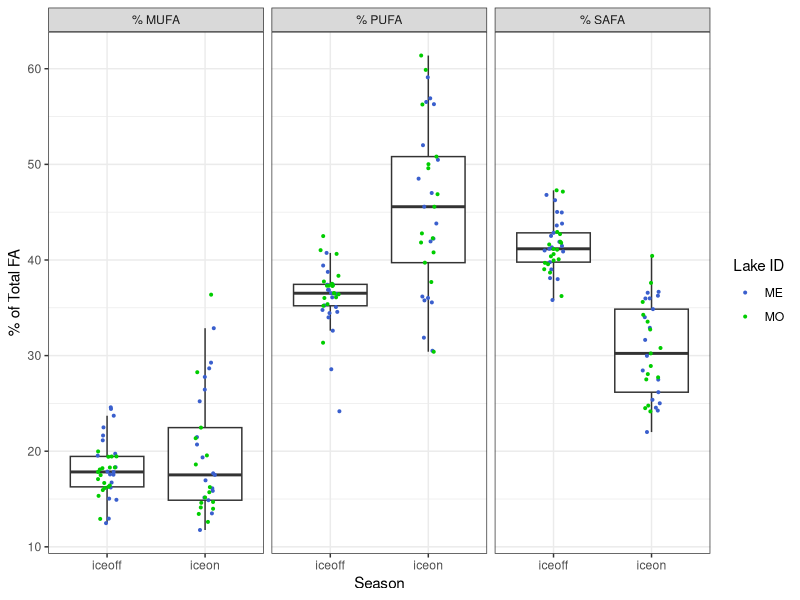
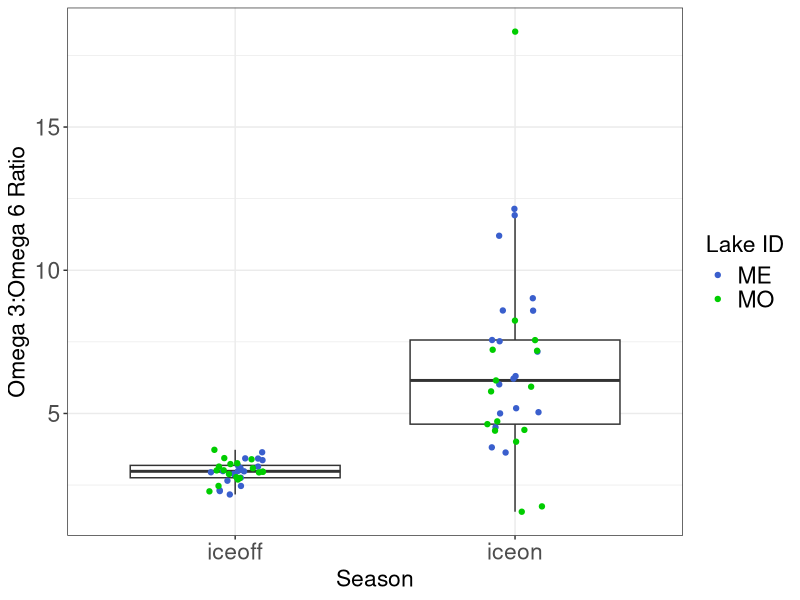
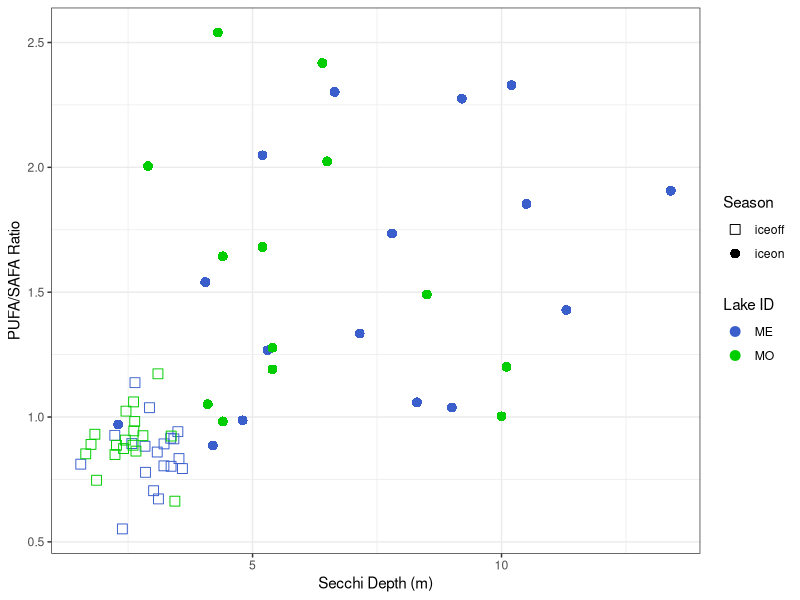

The R source for these figures, in order:
# ============================================================== #
## ========================= OVERVIEW ========================= ##
# ============================================================== #

# Looking at iceon/iceoff community FA profiles
# Only using Lakes Mendota and Monona from LTER,
# as they have equivalent iceon/iceoff paired data
# Using AG PLoS paper FA dataset, with some aggregation/crosswalking
# to match LTER data.

# ============================================================== #
## =================== DATA WRANGLING STEPS =================== ##
# ============================================================== #

# 1) LTER data - read in, format dates, keep only ME/MO
# 2) read in iceon/iceoff data (ecology letters paper)
# 3) tag LTER data with season, keep only iceon/iceoff
# 4) aggregate LTER samples to month (mean taxa biomass by lake/year/month)
# 5) identify genera <5% of any sample - remove these genera
# 6) calculate dry weight (20% of wet weight)
# 7) read in FA PLoS data - keep freshwater, proportion data
# --> 7.5) fix FA/LTER group/division matches (see crosswalk.xlsx)
# 8) aggregate FA to genus and division level profiles
# 9) aggregate biomass to genus level
# 10) tag LTER data with whether has matching division/Group or genus in FA data
# 11) merge LTER with FA data (genus, division, NA matches)
# 12) weight FA data by biomass dry weight / total biomass 
#     (genus-level FA, independent of biomass)
# 13) aggregated weighted to community level 



# ============================================================== #
## ====================== SCRIPT BEGINS ======================= ##
# ============================================================== #

#load packages
library(dplyr)
library(reshape2)
library(tidyr)
library(lubridate)
library(vegan)
library(RColorBrewer)
library(ggplot2)

# ============================================================================
# ----> read in LTER phyto data

#read in, format dates so can stack ok 

madison <- read.csv("../Data/ntl88_v7.csv", stringsAsFactors = FALSE) %>% 
  mutate(date = as.Date(sampledate, format = "%m/%d/%Y")) %>% 
  select(-sampledate)

#only madison lakes have matching iceon/iceoff data
lter_lakes <- madison %>% 
  filter(lakeid %in% c("MO", "ME"))

#keep only necessary files
lter_lakes <- lter_lakes %>% 
  mutate(month = month(date),
         year = year(date)) %>% 
  select(lakeid, year, month, date, sta, depth_range, 
         division, genus, taxa_name, biomass_conc)

#=============================================================================
# ----> read in under ice data, for ice on/off timing
seasons_orig <- read.csv("../Data/under_ice_data.csv", stringsAsFactors = FALSE)

#keep only wisconsin, cols of interest, make start and end full dates
seasons_wisc <- seasons_orig %>% 
  filter(lakeregloc == "Wisconsin") %>% 
  select(year, season, lakename, lakeregloc, 
         startday, startmonth, startyear, 
         endday, endmonth, endyear) %>% #, 
  #iceduration, periodn, photicdepth, 
  #icedepth, snowdepth, airtemp) %>% 
  mutate(startmonum = match(startmonth, month.abb),
         endmonum = match(endmonth, month.abb)) %>% 
  mutate(startdate = paste(startyear, startmonum, startday, sep = "-"),
         enddate = paste(endyear, endmonum, endday, sep = "-"))

#unique(seasons_wisc$lakename)
#unique(lter_lakes$lakeid) %>% sort()

#make lakeid to match
seasons_lakes <- seasons_wisc %>% 
  mutate(lakeid = ifelse(lakename == "Lake Mendota", "ME", NA),
         lakeid = ifelse(lakename == "Lake Monona", "MO", lakeid)) %>% 
  select(season, lakeid, year, startdate, enddate) %>% 
  filter(lakeid %in% c("ME", "MO"))

# Note: we are losing the 2014/2015/2016 data by using this to subset
# we may want to go back to raw LTER ice data to get 2014/2015/2016 iceon/iceoff dates

#=============================================================================
# ----> LTER ice duration data (for seasons)

#this gets the ice, but we don't have the summer stratified period
#(which is problematic...)

#read in LTER ice duration data
duration <- read.csv("../Data/ntl33_v4.csv", stringsAsFactors = FALSE)

#look like what we need
head(duration)

#keep only relevant info
duration_relevant <- duration %>%
  #only interested in Mendota, Monona
  filter(lakeid %in% c("ME", "MO")) %>% 
  #can narrow down year range
  filter(year4 >= 1990)

#not sure what to do about this

#=============================================================================
# ----> tag data with season

lter_dates_only <- lter_lakes %>% 
  select(lakeid, year, date) %>% 
  unique() %>% 
  rename(sample_year = year) %>% 
  arrange(lakeid, sample_year)

#make seasons wide format to can have column "start", "sample", and "end" dates
seasons_lakes_wide <- seasons_lakes %>% 
  melt(id.vars = c("lakeid", "year", "season"), variable.name = "category", value.name = "date") %>% 
  mutate(seasons_category = paste(season, category, sep = "_")) %>% 
  select(-season, -category) %>% 
  dcast(lakeid + year ~ seasons_category, value.var = "date") %>% 
  rename(winter_yr = year) %>% 
  select(lakeid, winter_yr, iceon_startdate, iceon_enddate, iceoff_startdate, iceoff_enddate)

#we're only interested in iceon/iceoff
#(looking at ice vs stratified patterns in FA)

lter_seasons_pre <- merge(lter_dates_only, seasons_lakes_wide,
                      by = c("lakeid"), all.x = TRUE) %>% 
  #tag seasons with iceon/iceoff (NA if not fall within start/end dates)
  mutate(season = ifelse(date >= iceon_startdate & date <= iceon_enddate, "iceon", NA),
         season = ifelse(date >= iceoff_startdate & date <= iceoff_enddate, "iceoff", season)) %>% 
  #keep only samples that fall within iceon or iceoff
  filter(!is.na(season))

#merge back to full lter data
lter_seasons <- lter_seasons_pre %>% 
  #group things by *winter* year
  select(lakeid, date, winter_yr, season) %>% 
  merge(lter_lakes, by = c("lakeid", "date")) %>% 
  select(-year)

#=============================================================================
# ----> aggregate samples to month

#aggregate to month within *winter* year and lake (ignore station and depth for now)
#since ignoring "other" seasons, shouldn't have issue of sample dates across seasons

#using mean since some dates have multiple samples per month, while others have one or none
#using averages to account for multiple within-month samples, make comparable

lter_month <- lter_seasons %>% 
  #monthly taxa mean biomass (across stations and depth)
  group_by(lakeid, winter_yr, season, month, division, genus, taxa_name) %>% 
  summarize(biomass_ww_m = mean(biomass_conc, na.rm = TRUE)) %>% 
  as.data.frame()

#check out number of years
# lter_month %>% 
#   select(lakeid, winter_yr, season) %>% 
#   group_by(lakeid, season) %>% 
#   summarize(n = n_distinct(winter_yr))


#========================================================================
# ----> identify <5% of samples

#identify contributors (genus-level) <5% of any sample any date (within lake)
#use wet weight (shouldn't matter)

#find contributions to biomass, in terms of %
lter_contribs <- lter_month %>% 
  #for each lake/year/month, find total biomass
  group_by(lakeid, winter_yr, month) %>% 
  mutate(total_bm = sum(biomass_ww_m)) %>% 
  ungroup() %>% 
  #for lake/date, find genus biomass
  group_by(lakeid, winter_yr, month, genus) %>% 
  mutate(genus_bm = sum(biomass_ww_m)) %>% 
  as.data.frame() %>% 
  select(-taxa_name, -biomass_ww_m) %>% 
  #find percent genus biomass of total biomass
  mutate(perc_genus_bm = genus_bm / total_bm * 100) %>% 
  ungroup()  

#find genera that are ever over 5% of a sample BY LAKE
lter_high_contrib <- lter_contribs %>% 
  filter(perc_genus_bm >= 0.05)

lter_high_contrib_genera <- lter_high_contrib %>% 
  select(lakeid, genus) %>% 
  unique() %>% 
  arrange(lakeid, genus) %>% 
  mutate(high_p = "present")

#find genera that are NOT ever over 5% of a sample
lter_low_contrib <- lter_contribs %>% 
  filter(perc_genus_bm < 0.05) 

lter_low_contrib_genera <- lter_low_contrib %>% 
  select(lakeid, genus) %>% 
  unique() %>% 
  arrange(lakeid, genus) %>% 
  mutate(low_p = "present")

#merge, keep ones that are present in low and not in high
#(i.e., those that are never >=5% of a sample)
lter_remove_5 <- merge(lter_high_contrib_genera, lter_low_contrib_genera,
                       by = c("lakeid", "genus"), all = TRUE) %>% 
  #these are ones that are never >=5% of a lake sample
  filter(low_p == "present" & is.na(high_p))


#========================================================================
# ----> LTER after removals of low contributors

#by lake/date - total genus biomass AFTER remove low contribs
lter_after_remove <- lter_month %>% 
  #remove low contributors by lake and genus
  filter( !((lakeid %in% lter_remove_5$lakeid) & (genus %in% lter_remove_5$genus)) ) 

#add a dry weight biomass column
lter_use <- lter_after_remove %>% 
  mutate(biomass_dw = 0.20 * biomass_ww_m)


#========================================================================
# ----> read in fatty acid profiles

# read in PLoS fatty acid dataset
fa <- read.csv("../Data/PLoS_supp/S1_Dataset.csv", stringsAsFactors = FALSE)

#only want freshwater
#fa %>% group_by(Salinity) %>% summarize(n = length(Salinity))
fa_fresh <- filter(fa, Salinity == 0)

#want only proportion data
fa_fresh_prop <- filter(fa_fresh, Data == "prop")

#for now, we don't care about the experimental info
fa_fresh_prop_small <- fa_fresh_prop %>% 
  select(Group, Class, Order, Genus, species,
         sumSAFA, sumMUFA, sumPUFA,
         c18.2w6, c18.3w6, c18.3w3,
         c18.4w3, c18.5w3, 
         c20.4w6, c20.5w3, c22.6w3)

#========================================================================
# ----> fix FA/LTER group/division matches

#existing matches: Chlorophyta, Cryptophyta, Rhodophyta

#make match at group/division level: 
#   Cyanobacteria (FA) = Cyanophyta (LTER)
#   Dinophyta (FA) = Pyrrhophyta (LTER)
#   Euglenozoa (FA) = Euglenophyta (LTER)

#match division to non-group
#   Chrysophyta (LTER) = class Chrysophyceae (FA)
#   Xanthophyta (LTER) = class Xanthophyceae (FA)
#   Haptophyta (LTER) = genus Chromulina (FA)
#   Bacillariophyta (LTER) = average of classes 
#                 Bacillariophyceae, Fragilariophyceae, Coscinodiscophyceae (FA)
#       [Bacillariophyta is multiple classes - for these 3 classes, find average FA profile]

fa_fix <- fa_fresh_prop_small %>% 
  #first, match at group level
  mutate(GroupDiv = ifelse(Group == "Cyanobacteria", "Cyanophyta", Group),
         GroupDiv = ifelse(Group == "Dinophyta", "Pyrrhophyta", GroupDiv),
         GroupDiv = ifelse(Group == "Euglenozoa", "Euglenophyta", GroupDiv),
         #match at single class level
         GroupDiv = ifelse(Class == "Chrysophyceae", "Chrysophyta", GroupDiv),
         GroupDiv = ifelse(Class == "Xanthophyceae", "Xanthophyta", GroupDiv),
         #match at genus level
         GroupDiv = ifelse(Genus == "Chromulina", "Haptophyta", GroupDiv),
         #Bacillariophyta is multiple classes
         GroupDiv = ifelse(Class %in% c("Bacillariophyceae", "Fragilariophyceae", "Coscinodiscophyceae"),
                           "Bacillariophyta", GroupDiv))

# fa_fix %>% select(Group, GroupDiv) %>% unique()
# fa_fix %>% filter(GroupDiv %in% c("Bacillariophyta", "Xanthophyta")) %>% select(Group, Class, GroupDiv) %>% unique()
# fa_fix %>% filter(GroupDiv == "Haptophyta") %>% select(Group, Class, Genus, GroupDiv) %>% unique()
# #yes, works as it should


#========================================================================
# ----> tag LTER data with whether matching genus/division in FA data

lter_fa_tag <- lter_use %>%
  #tag at which level it matches
  #not that groupdiv level is a combination of groups/classes/genus
  mutate(cat = ifelse(division %in% fa_fix$GroupDiv, "groupdiv", NA)) %>%
  mutate(cat = ifelse(genus %in% fa_fix$Genus, "genus", cat))

tags <- lter_fa_tag %>% select(division, genus, cat) %>% unique()

# unique(fa_fix$GroupDiv) %>% sort()
# unique(lter_use$division) %>% sort()


#========================================================================
# ----> find FA genus and division-level profiles

#within genus, what's the average FA profile
fa_genus <- fa_fix %>% 
  group_by(GroupDiv, Genus) %>% 
  summarize(gen_avg_sumSAFA = mean(sumSAFA),
            gen_avg_sumMUFA = mean(sumMUFA),
            gen_avg_sumPUFA = mean(sumPUFA),
            gen_avg_c18.2w6 = mean(c18.2w6),
            gen_avg_c18.3w6 = mean(c18.3w6),
            gen_avg_c18.3w3 = mean(c18.3w3),
            gen_avg_c18.4w3 = mean(c18.4w3),
            gen_avg_c18.5w3 = mean(c18.5w3),
            gen_avg_c20.4w6 = mean(c20.4w6),
            gen_avg_c20.5w3 = mean(c20.5w3),
            gen_avg_c22.6w3 = mean(c22.6w3)) %>% 
  as.data.frame()

#within group/div (FA/LTER fixed croswalk), what's the average FA profile
fa_groupdiv <- fa_fix %>% 
  group_by(GroupDiv) %>% 
  summarize(grpdiv_avg_sumSAFA = mean(sumSAFA),
            grpdiv_avg_sumMUFA = mean(sumMUFA),
            grpdiv_avg_sumPUFA = mean(sumPUFA),
            grpdiv_avg_c18.2w6 = mean(c18.2w6),
            grpdiv_avg_c18.3w6 = mean(c18.3w6),
            grpdiv_avg_c18.3w3 = mean(c18.3w3),
            grpdiv_avg_c18.4w3 = mean(c18.4w3),
            grpdiv_avg_c18.5w3 = mean(c18.5w3),
            grpdiv_avg_c20.4w6 = mean(c20.4w6),
            grpdiv_avg_c20.5w3 = mean(c20.5w3),
            grpdiv_avg_c22.6w3 = mean(c22.6w3)) %>% 
  as.data.frame()


#========================================================================
# ----> aggregate biomass to GENUS
# when missing genus, stick with GENUS biomass but sub in DIVISION fatty acid profile

#aggregate biomass to genus
lter_level_bm <- lter_use %>% 
  group_by(lakeid, winter_yr, season, month, division, genus) %>% 
  summarize(bm_ww_g = sum(biomass_ww_m, na.rm = TRUE),
         bm_drw_g = sum(biomass_dw, na.rm = TRUE)) %>% 
  as.data.frame() 

#merge with tag info
lter_level_bm_tag <- merge(lter_level_bm, tags, by = c("division", "genus"), all = TRUE)

# lter_level_bm_tag %>%
#   select(division, genus, cat) %>%
#   unique() %>%
#   group_by(cat) %>%
#   summarize(n = length(cat)) %>%
#   as.data.frame()

#        cat  n
# 1    genus 35
# 2 groupdiv 95
# 3     <NA>  1

#========================================================================
# ----> merge with FA profiles

# --> genus level FA - matches genus-level biomass
# merges GENUS level biomass with GENUS level FA profiles
tags_fa_genus <- lter_level_bm_tag %>% 
  #only looking at genus-level matches
  filter(cat == "genus") %>% 
  #rename for downstream stacking
  rename(biomass_wet_weight = bm_ww_g,
         biomass_dry_weight = bm_drw_g) %>% 
  #merge with FA genus level data
  merge(fa_genus,  
        by.x = "genus", by.y = "Genus",
        all.x = TRUE) %>% 
  #organize columns
  select(GroupDiv, genus, cat, lakeid, winter_yr, month, season,
         biomass_wet_weight, biomass_dry_weight,
         gen_avg_sumSAFA,
         gen_avg_sumMUFA,
         gen_avg_sumPUFA,
         gen_avg_c18.2w6,
         gen_avg_c18.3w6,
         gen_avg_c18.3w3,
         gen_avg_c18.4w3,
         gen_avg_c18.5w3,
         gen_avg_c20.4w6,
         gen_avg_c20.5w3,
         gen_avg_c22.6w3)

#remove labels in headers
names(tags_fa_genus) <- gsub("gen_avg_", "", names(tags_fa_genus))

# --> division level FA - matches division level biomass
# merges GENUS level biomass with DIVISION level FA profiles
# (missing genera in FA get division level FA)
tags_fa_groupdiv <- lter_level_bm_tag %>% 
  #keep only those matching at groupdiv level
  filter(cat == "groupdiv") %>% 
  #rename for downstream stacking
  rename(biomass_wet_weight = bm_ww_g,
         biomass_dry_weight = bm_drw_g) %>% 
  #merge with FA division/group level data
  #merge with FA genus level data
  merge(fa_groupdiv,  
        by.x = "division", by.y = "GroupDiv",
        all.x = TRUE) %>% 
  rename(GroupDiv = division) %>% 
  #organize columns
  select(GroupDiv, genus, cat, lakeid, winter_yr, month, season,
         biomass_wet_weight, biomass_dry_weight,
         grpdiv_avg_sumSAFA,
         grpdiv_avg_sumMUFA,
         grpdiv_avg_sumPUFA,
         grpdiv_avg_c18.2w6,
         grpdiv_avg_c18.3w6,
         grpdiv_avg_c18.3w3,
         grpdiv_avg_c18.4w3,
         grpdiv_avg_c18.5w3,
         grpdiv_avg_c20.4w6,
         grpdiv_avg_c20.5w3,
         grpdiv_avg_c22.6w3)

#remove labels in headers
names(tags_fa_groupdiv) <- gsub("grpdiv_avg_", "", names(tags_fa_groupdiv))

# --> does NOT have associated FA
#leaving biomass at genus level
tags_fa_NA <- lter_level_bm_tag %>% 
  filter(is.na(cat)) %>% 
  rename(biomass_wet_weight = bm_ww_g,
         biomass_dry_weight = bm_drw_g) %>% 
  rename(GroupDiv = division) %>% 
  select(GroupDiv, genus, cat, lakeid, winter_yr, month, season,
         biomass_wet_weight, biomass_dry_weight) %>% 
  #add NA columns
  mutate(          sumSAFA = NA,
                   sumMUFA = NA,
                   sumPUFA = NA,
                   c18.2w6 = NA,
                   c18.3w6 = NA,
                   c18.3w3 = NA,
                   c18.4w3 = NA,
                   c18.5w3 = NA,
                   c20.4w6 = NA,
                   c20.5w3 = NA,
                   c22.6w3 = NA)

# --> merge together
full_dat <- rbind(tags_fa_genus, tags_fa_groupdiv, tags_fa_NA)


#========================================================================
# ----> weight FA profiles by biomass

# Data == "prop" is FA % of dry weight
# so it's a fatty acid proportion of dry weight (of genus or division, by cat)

# What we want is "what are the average proportions of SAFA, MUFA, PUFA 
# present in the community, irrespective of total biomass?" 
# (i.e. we know there is higher biomass in summer - the Circus Circus buffet)
# SH: pretty sure that what we want then is:(biomass_dry_weight * sumSAFA)/total dry weight

full_dat_weighted <- full_dat %>% 
  #find total dry weight biomass for each *sample point*
  group_by(lakeid, winter_yr, season, month) %>% 
  mutate(sample_date_dry_weight_total = sum(biomass_dry_weight)) %>% 
  ungroup() %>% 
  #weight FA by biomass - per row (genus within sample date)
  #if FA is % dry weight, then FA * dry weight = biomass of that FA
  #here, sample_date_dry_weight_total is community-level biomass
  #FA props are genus-level
  mutate(sumSAFA_prop = (biomass_dry_weight * sumSAFA)/sample_date_dry_weight_total,
         sumMUFA_prop = (biomass_dry_weight * sumMUFA)/sample_date_dry_weight_total,
         sumPUFA_prop = (biomass_dry_weight * sumPUFA)/sample_date_dry_weight_total,
         c18.2w6_prop = (biomass_dry_weight * c18.2w6)/sample_date_dry_weight_total,
         c18.3w6_prop = (biomass_dry_weight * c18.3w6)/sample_date_dry_weight_total,
         c18.3w3_prop = (biomass_dry_weight * c18.3w3)/sample_date_dry_weight_total,
         c18.4w3_prop = (biomass_dry_weight * c18.4w3)/sample_date_dry_weight_total,
         c18.5w3_prop = (biomass_dry_weight * c18.5w3)/sample_date_dry_weight_total,
         c20.4w6_prop = (biomass_dry_weight * c20.4w6)/sample_date_dry_weight_total,
         c20.5w3_prop = (biomass_dry_weight * c20.5w3)/sample_date_dry_weight_total,
         c22.6w3_prop = (biomass_dry_weight * c22.6w3)/sample_date_dry_weight_total) %>% 
  as.data.frame()

#filter(full_dat_weighted, lakeid == "MO" & winter_yr == 2002 & month == 8)

#keep only columns of interest
full_dat_weighted_small <- full_dat_weighted %>% 
  select(GroupDiv, genus, cat, lakeid, winter_yr, month, season, 
         sumSAFA_prop, sumMUFA_prop, sumPUFA_prop,
         c18.2w6_prop, c18.3w6_prop, c18.3w3_prop,
         c18.4w3_prop, c18.5w3_prop,
         c20.4w6_prop, c20.5w3_prop, c22.6w3_prop)

#write to csv
write.csv(full_dat_weighted_small, "../Data/LTER_madison_FA_weighted_groupdiv.csv", row.names = FALSE)

#this is basically saying:
#for each time point, a genus has some proportion FAs
#we want to aggregate to community, then to season

#ADD UP all MUFA/PUFA/SAFA within a community
#to get community-level amount
#I have proved to myself using pen, paper, and basic algebra that this will work

full_dat_weighted_date_FA <- full_dat_weighted_small %>% 
  #get community-level FA props for each time point
  group_by(lakeid, winter_yr, month, season) %>% 
  summarize(MUFA_perc = sum(sumMUFA_prop, na.rm = TRUE),
            PUFA_perc = sum(sumPUFA_prop, na.rm = TRUE),
            SAFA_perc = sum(sumSAFA_prop, na.rm = TRUE),
            c18.2w6_perc = sum(c18.2w6_prop, na.rm = TRUE),
            c18.3w6_perc = sum(c18.3w6_prop, na.rm = TRUE),
            c18.3w3_perc = sum(c18.3w3_prop, na.rm = TRUE),
            c18.4w3_perc = sum(c18.4w3_prop, na.rm = TRUE),
            c18.5w3_perc = sum(c18.5w3_prop, na.rm = TRUE),
            c20.4w6_perc = sum(c20.4w6_prop, na.rm = TRUE),
            c20.5w3_perc = sum(c20.5w3_prop, na.rm = TRUE),
            c22.6w3_perc = sum(c22.6w3_prop, na.rm = TRUE)) %>% 
  as.data.frame()

# summary(full_dat_weighted_date_FA) 

# #now aggregate to season - find average MUFA/PUFA/SAFA profile for each season (all years, boths lakes)
# full_dat_weighted_date_FA %>% 
#   group_by(season) %>% 
#   summarize(MUFA_perc_avg = mean(MUFA_perc),
#             PUFA_perc_avg = mean(PUFA_perc),
#             SAFA_perc_avg = mean(SAFA_perc)) %>% 
#   as.data.frame()
# #doesn't quite add up to 100%, more like 95%, but not unexpected since on average

#aggregate to lake/month/year/season
full_dat_weighted_month_season_FA <- full_dat_weighted_date_FA %>% 
  #aggregate across months within season, find average FAs
  group_by(lakeid, winter_yr, season, month) %>% 
  summarize(MUFA_perc_avg = mean(MUFA_perc, na.rm = TRUE),
            PUFA_perc_avg = mean(PUFA_perc, na.rm = TRUE),
            SAFA_perc_avg = mean(SAFA_perc, na.rm = TRUE),
            c18.2w6_perc_avg = mean(c18.2w6_perc, na.rm = TRUE),
            c18.3w6_perc_avg = mean(c18.3w6_perc, na.rm = TRUE),
            c18.3w3_perc_avg = mean(c18.3w3_perc, na.rm = TRUE),
            c18.4w3_perc_avg = mean(c18.4w3_perc, na.rm = TRUE),
            c18.5w3_perc_avg = mean(c18.5w3_perc, na.rm = TRUE),
            c20.4w6_perc_avg = mean(c20.4w6_perc, na.rm = TRUE),
            c20.5w3_perc_avg = mean(c20.5w3_perc, na.rm = TRUE),
            c22.6w3_perc_avg = mean(c22.6w3_perc, na.rm = TRUE)) %>% 
  as.data.frame()

#aggregate to lake/year/season
full_dat_weighted_yr_season_FA <- full_dat_weighted_date_FA %>% 
  #aggregate across months within season, find average FAs
  group_by(lakeid, winter_yr, season) %>% 
  summarize(MUFA_perc_avg = mean(MUFA_perc, na.rm = TRUE),
            PUFA_perc_avg = mean(PUFA_perc, na.rm = TRUE),
            SAFA_perc_avg = mean(SAFA_perc, na.rm = TRUE),
            c18.2w6_perc_avg = mean(c18.2w6_perc, na.rm = TRUE),
            c18.3w6_perc_avg = mean(c18.3w6_perc, na.rm = TRUE),
            c18.3w3_perc_avg = mean(c18.3w3_perc, na.rm = TRUE),
            c18.4w3_perc_avg = mean(c18.4w3_perc, na.rm = TRUE),
            c18.5w3_perc_avg = mean(c18.5w3_perc, na.rm = TRUE),
            c20.4w6_perc_avg = mean(c20.4w6_perc, na.rm = TRUE),
            c20.5w3_perc_avg = mean(c20.5w3_perc, na.rm = TRUE),
            c22.6w3_perc_avg = mean(c22.6w3_perc, na.rm = TRUE)) %>% 
  as.data.frame()
#note: doesn't add up to quite 100% (working with averages)
#also, data only goes to 2013 (may need to adjust iceon/iceoff dates from raw LTER snow/ice data)

summary(full_dat_weighted_yr_season_FA)
#MUFA: 11-36
#PUFA: 24-61
#SAFA: 22-47

#write to csv
write.csv(full_dat_weighted_yr_season_FA, "../Data/LTER_Madison_weighted_year_season_FA.csv", row.names = FALSE)

# ============================================================== #
## ========= END OF DATA WRANGLING - ANALYSIS BEGINS ========== ##
# ============================================================== #


# LTER_Madison_weighted_year_season_FA<-read.csv("../Data/LTER_Madison_weighted_year_season_FA.csv") #this appears to be the same as full_dat_weighted_yr_season_FA


#MRB edits below:

View(full_dat_weighted_yr_season_FA)


#Figure 3:

full_dat_weighted_yr_season_FA_long <- melt(data = full_dat_weighted_yr_season_FA, 
                                       measure.vars = c("MUFA_perc_avg","PUFA_perc_avg","SAFA_perc_avg"),
                                       id.vars = c("lakeid","season"))

full_dat_weighted_yr_season_FA_long$variable<-as.character(full_dat_weighted_yr_season_FA_long$variable)
full_dat_weighted_yr_season_FA_long$variable[which(full_dat_weighted_yr_season_FA_long$variable=="MUFA_perc_avg")]<-"% MUFA"
full_dat_weighted_yr_season_FA_long$variable[which(full_dat_weighted_yr_season_FA_long$variable=="PUFA_perc_avg")]<-"% PUFA"
full_dat_weighted_yr_season_FA_long$variable[which(full_dat_weighted_yr_season_FA_long$variable=="SAFA_perc_avg")]<-"% SAFA"

madison_FA <- ggplot(data = full_dat_weighted_yr_season_FA_long, aes(x = season, y = value)) + 
  geom_boxplot(outlier.shape="") +
  geom_jitter(aes(color = lakeid), width = 0.1,size=0.7) +
 # geom_point(aes(color = lakeid)) + 
  facet_wrap(~variable) + 
  xlab("Season") + ylab("% of Total FA")  +
  scale_color_manual(name = "Lake ID", values = c("royalblue3","green3"))+
  theme_bw()


#png(filename = "../Figures/Madison_FA_plot.png",width = 6, height = 6, units = "in", res = 500)
png(filename = "../Figures/Madison_FA_plot.png",width = 4, height = 2.5, units = "in", res = 500)
madison_FA
dev.off()


#Figure 4: 

#Taken from old version of script

omegas_chains <- full_dat_weighted_yr_season_FA %>% 
  #total omega 3 prop of PUFAs
  mutate(total_omega3 = c18.3w3_perc_avg +  
           c18.4w3_perc_avg +  
           c18.5w3_perc_avg +  
           c20.5w3_perc_avg +  
           c22.6w3_perc_avg,
         #total omega 6 prop of PUFAs
         total_omega6 = c18.2w6_perc_avg +  
           c18.3w6_perc_avg +  
           c20.4w6_perc_avg,
         #total short chain PUFAs (<20 C)
         total_short_chain = c18.2w6_perc_avg + 
           c18.3w6_perc_avg + 
           c18.3w3_perc_avg + 
           c18.4w3_perc_avg + 
           c18.5w3_perc_avg,
         #total long chain PUFAs (AG defined as >= 20 C)
         total_long_chain = c20.4w6_perc_avg + 
           c20.5w3_perc_avg + 
           c22.6w3_perc_avg) %>% 
  mutate(omega6_omega3_ratio = total_omega6/total_omega3,
         #may want just long chain PUFA down the road (%)
         longchainPUFA = (total_long_chain * PUFA_perc_avg)/100,
         #total long chain is % of PUFAs that are long chain
         #divide by PUFAs prop to get ratio with SAFA
         #(i.e., proportion of ALL FATTY ACIDS that are long chain PUFAs compared to SAFA prop)
         longchainPUFA_SAFA = longchainPUFA/ SAFA_perc_avg, 
         omega3_omega6_ratio = total_omega3/total_omega6) #added by MRB on 6/4/18

#plot
#madison_omega_ratio_plot_6.3 <- ggplot(omegas_chains, aes(season, omega6_omega3_ratio)) +
#  geom_boxplot(outlier.shape="") +
#  geom_jitter(aes(color = lakeid), width = 0.1, size=0.6) +
#  ylab("Omega 6:Omega 3 Ratio") + xlab("Season") + 
#  scale_color_manual(name = "Lake ID", values = c("royalblue3","green3")) +
#  theme_bw()

madison_omega_ratio_plot_3.6 <- ggplot(omegas_chains, aes(season, omega3_omega6_ratio)) +
  geom_boxplot(outlier.shape="") +
  geom_jitter(aes(color = lakeid), width = 0.1, size=1.5) +
  ylab("Omega 3:Omega 6 Ratio") + xlab("Season") + 
  scale_color_manual(name = "Lake ID", values = c("royalblue3","green3")) +
  theme_bw()+
  theme(axis.title.y = element_text(size = rel(1.5)),
        axis.text = element_text(size = rel(1.5)),
        axis.title.x = element_text(size = rel(1.5)),
        legend.text = element_text(size = rel(1.5)),
        legend.title = element_text(size = rel(1.5))) #must be used after theme_bw()

  
#png(filename = "../Figures/madison_omega_ratio_plot3v6.png",width = 6, height = 6, units = "in", res = 500)
png(filename = "../Figures/madison_omega_ratio_plot_3v6.png",width = 3.75, height = 4, units = "in", res = 500)
madison_omega_ratio_plot_3.6
dev.off()


######################
# fa ~ secchi 

fa_secchi <- read.csv("../Data/fa_secchi_data.csv", stringsAsFactors = FALSE)
fa_secchi$winter_yr2<-substr(fa_secchi$winter_yr,3,4)
fa_secchi$winter_yr2[which(fa_secchi$season=="iceoff")]<-""
fa_secchi$fill<-"Y"
fa_secchi$fill[which(fa_secchi$season=="iceoff")]<-"N"
#fa_secchi$shape<-24
#fa_secchi$shape[which(fa_secchi$season=="iceoff")]<-20

#seasonal patterns

#PUFA/SAFA vs SECCHI
fasecchi_MEMO_oneseason_onevalue<-ggplot(fa_secchi, aes(x=mean_secnview, y=(PUFA_perc_avg/SAFA_perc_avg))) +
  geom_point(size=3, aes(shape = season , colour= lakeid)) +
  ylab("PUFA/SAFA Ratio") +
  xlab("Secchi Depth (m)") +
  scale_shape_manual(name = "Season", values=c(0,16)) +
  scale_color_manual(name = "Lake ID", values = c("royalblue3","green3")) +
  theme_bw()

png(filename = "../Figures/fasecchi_MEMO_oneseason_onevalue_PUFA-SAFA.png",width = 4, height = 3, units = "in", res = 500)
fasecchi_MEMO_oneseason_onevalue
dev.off()

#EPA:ALA VS SECCHI - MM suggested but then said not to use, retaining for now
#fasecchi_MEMO_oneseason_onevalue_20p5_18p3<-ggplot(fa_secchi, aes(x=mean_secnview, y=(c20.5w3_perc_avg/(c18.3w3_perc_avg)))) +
#  geom_point(size=3, aes(shape = season , colour= lakeid)) +
#  ylab("EPA/ALA Ratio") +
#  xlab("Secchi Depth (m)") +
#  scale_shape_manual(name = "Season", values=c(0,16)) +
#  scale_color_manual(name = "Lake ID", values = c("royalblue3","green3")) +
#  theme_bw()

#png(filename = "../Figures/fasecchi_MEMO_oneseason_onevalue_EPA-ALA.png",width = 4, height = 3, units = "in", res = 500)
#fasecchi_MEMO_oneseason_onevalue_20p5_18p3
#dev.off()

#EPA:SDA VS SECCHI - MM suggested but then said not to use, retaining for now
#fasecchi_MEMO_oneseason_onevalue_20p5_18p4<-ggplot(fa_secchi, aes(x=mean_secnview, y=(c20.5w3_perc_avg/(c18.4w3_perc_avg)))) +
#  geom_point(size=3, aes(shape = season , colour= lakeid)) +
#  ylab("EPA/SDA Ratio") +
#  xlab("Secchi Depth (m)") +
#  scale_shape_manual(name = "Season", values=c(0,16)) +
#  scale_color_manual(name = "Lake ID", values = c("royalblue3","green3")) +
#  theme_bw()

#png(filename = "../Figures/fasecchi_MEMO_oneseason_onevalue_EPA-SDA.png",width = 4, height = 3, units = "in", res = 500)
#fasecchi_MEMO_oneseason_onevalue_20p5_18p4
#dev.off()

